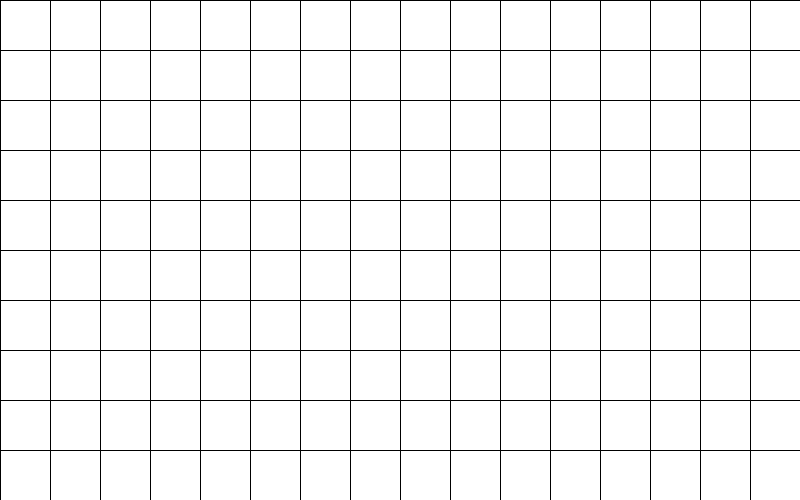
Frame 1 (no input)
Frame 60 (the mouse pressed at the canvas centre just before this capture): identical to frame 1, image omitted
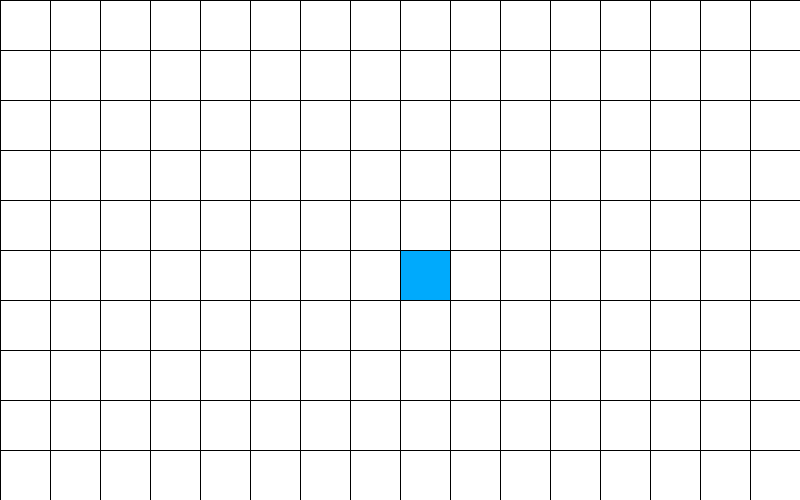
Frame 120 (the mouse held since frame 60 and released just before this capture)

The Processing sketch that drew these frames (run headless with seeded random() and noise(); from frame 60 on, the mouse is pressed at the canvas centre):

// Processing sketch: week06_1
// ── week06_1.pde
//Week06-1
//File-Preference 設大字型
//修改自week05-2好玩的程式設計 兩層for(迴圈) 配合if....else if..else
//Ctrl-N開新的視窗
void setup(){
  size(800, 500);
}
int [][] a = new int[10][16];
void mousePressed() {
  int i = mouseY/50, j=mouseX/50;
  a[i][j] =1;
}
void draw(){
  for (int i=0; i<10; i++) { // 上週是for y 現在改成 for i 左手i
    for(int j=0; j<16; j++) { // 上週是 for x 現在改成 forj 右手ｊ
      if ( a[i][j]==1) fill(#00AAFC); //若陳列有值, 設藍色
      else fill(255); //沒有值，設白色
      rect( j*50, i*50, 50, 50);
    }
  }
  /*很多行的註解 用斜線星
    for (int x=0; x<800; x+=50) { //外面 for迴圈 y 座標
      if (x < mouseX && mouseX < x+50) fill(#00AAFC); {// 裡面 for 迴圈 x 座標
      else if (y < mouseY && mouseY < y+50) fill(#00AAFC);
      else fill(255);
      rect(x, y, 50, 50);
    }
  } 收尾的地方，是星斜線 */
 }
